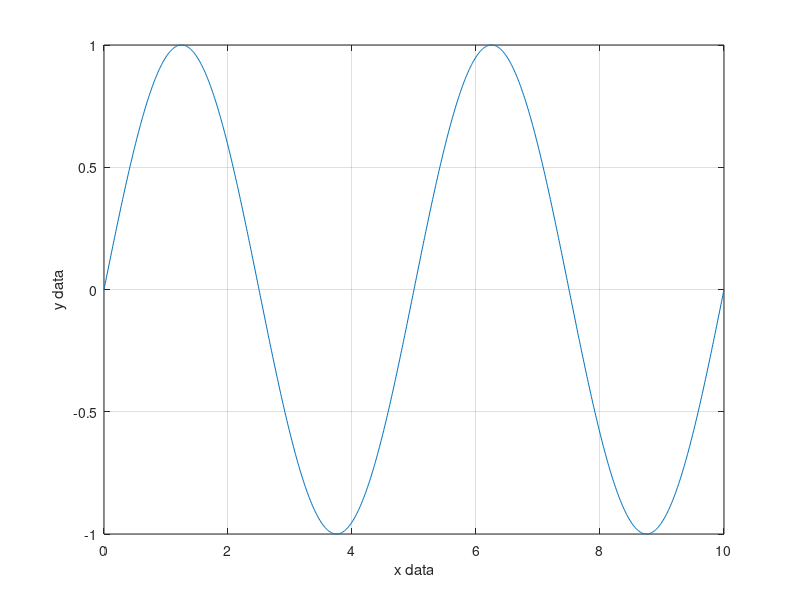

Recreate this plot in MATLAB.
% sin wave
t = 0:0.01:10; %start:0, dt=0.01, end:10
T = 5;
y = sin(2*pi*t/T);

%figure
figure
plot(t, y);
grid on;
% label of figure
xlabel('x data') % x label
ylabel('y data') % y label